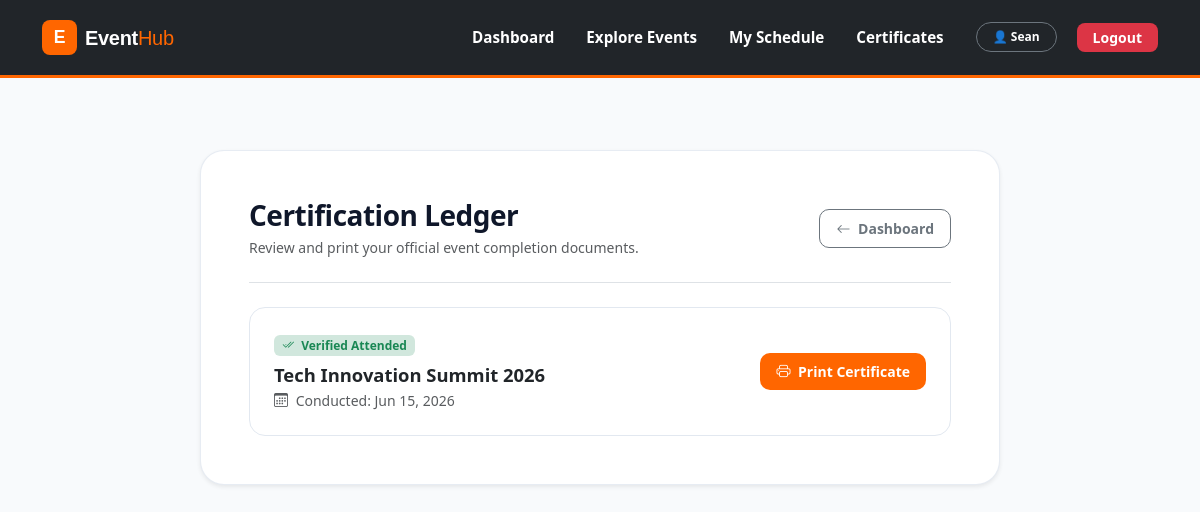
The app's page /student/certificate.php (signed in) with its own data.
### tables this page shows
CREATE TABLE `attendance` (
  `id` int(11) NOT NULL,
  `user_id` int(11) NOT NULL,
  `event_id` int(11) NOT NULL,
  `attended_at` timestamp NOT NULL DEFAULT current_timestamp()
);

CREATE TABLE `events` (
  `id` int(11) NOT NULL,
  `title` varchar(150) NOT NULL,
  `description` text NOT NULL,
  `event_date` date NOT NULL,
  `available_slots` int(11) NOT NULL,
  `created_at` timestamp NOT NULL DEFAULT current_timestamp()
);

### student/certificate.php (the view, shortened to what this page needs)
<?php
include("../includes/db.php");
$user_id = $_SESSION['user_id'];
$has_records = false;
$attendance_records = [];
$table_check = mysqli_query($conn, "SHOW TABLES LIKE 'attendance'");
if(mysqli_num_rows($table_check) > 0) {
    $query = "SELECT a.attended_at, e.title, e.event_date
              FROM attendance a
              JOIN events e ON a.event_id = e.id
              WHERE a.user_id = '$user_id'
              ORDER BY a.attended_at DESC";
    $result = mysqli_query($conn, $query);
    if($result && mysqli_num_rows($result) > 0) {
        $has_records = true;
        while($row = mysqli_fetch_assoc($result)) {
            $attendance_records[] = $row;
        }
    }
}
include "../includes/header.php";
?>
<link rel="stylesheet" href="https://cdn.jsdelivr.net/npm/bootstrap-icons@1.11.3/font/bootstrap-icons.min.css">
<div class="container py-5">
    <div class="vault-card shadow-sm p-4 p-md-5">
        <div class="d-flex justify-content-between align-items-center border-bottom pb-4 mb-4 flex-wrap gap-3">
            <div>
                <h3 class="fw-bold m-0" style="letter-spacing: -0.5px;">Certification Ledger</h3>
                <p class="text-muted small m-0 mt-1">Review and print your official event completion documents.</p>
            </div>
            <a href="dashboard.php" class="btn btn-sm btn-outline-secondary px-3 py-2 fw-semibold" style="border-radius: 10px;">
                <i class="bi bi-arrow-left me-1"></i> Dashboard
            </a>
        </div>
        <?php if (!$has_records): ?>
            <div class="empty-illustration-box text-center">
                <div class="badge-award-icon">
                    <i class="bi bi-patch-check"></i>
                </div>
                <h4 class="fw-bold text-dark mb-2">No Certificates Issued Yet</h4>
                <p class="text-muted small mx-auto mb-4" style="max-width: 460px; line-height: 1.6;">
                    Your credential vault is currently empty. Once your attendance is verified by event coordinators post-session, your official downloadable certificates will unlock here automatically.
                </p>
                <div class="d-flex gap-3 justify-content-center flex-wrap">
                    <a href="dashboard.php" class="btn btn-action-back">
                        <i class="bi bi-house me-1"></i> Return Home
                    </a>
                    <a href="register_event.php" class="btn btn-explore">
                        <i class="bi bi-compass me-1"></i> Explore Available Events
                    </a>
                </div>
            </div>
        <?php else: ?>
            <div class="row g-3">
                <?php foreach ($attendance_records as $cert): ?>
                    <div class="col-12">
                        <div class="certificate-list-item p-4 d-flex justify-content-between align-items-center flex-wrap gap-3">
                            <div>
                                <span class="badge bg-success-subtle text-success mb-2 fw-semibold px-2 py-1 rounded small">
                                    <i class="bi bi-check2-all me-1"></i> Verified Attended
                                </span>
                                <h5 class="fw-bold text-dark mb-1" style="font-size: 1.15rem;"><?php echo htmlspecialchars($cert['title']); ?></h5>
                                <small class="text-muted d-block">
                                    <i class="bi bi-calendar3 me-1"></i> Conducted: <?php echo date("M d, Y", strtotime($cert['event_date'])); ?>
                                </small>
                            </div>
                            <div>
                                <button onclick="window.print()" class="btn btn-sm btn-dark px-3 py-2 fw-semibold" style="border-radius: 10px; background-color:#ff6600; border:none;">
                                    <i class="bi bi-printer me-1"></i> Print Certificate
                                </button>
                            </div>
                        </div>
                    </div>
                <?php endforeach; ?>
            </div>
        <?php endif; ?>
    </div>
</div>
</body>
</html>

### student/certificate.php (style rules this page uses)
:root { --brand-orange: #ff6600; --brand-hover: #cc5200; --text-dark: #0f172a; --text-muted: #64748b; }
body { background-color: #f8fafc; font-family: 'Segoe UI', system-ui, sans-serif; color: var(--text-dark); }
.vault-card { background: #ffffff; border: 1px solid rgba(226, 232, 240, 0.8); border-radius: 24px; max-width: 800px; margin: 0 auto; }
.certificate-list-item { border: 1px solid #e2e8f0; border-radius: 16px; transition: all 0.2s ease; background: #ffffff; }

### records on screen
attendance: event.title "Tech Innovation Summit 2026", event.event_date "Jun 15, 2026"

### other values on screen
$_SESSION['name'] "Sean"
